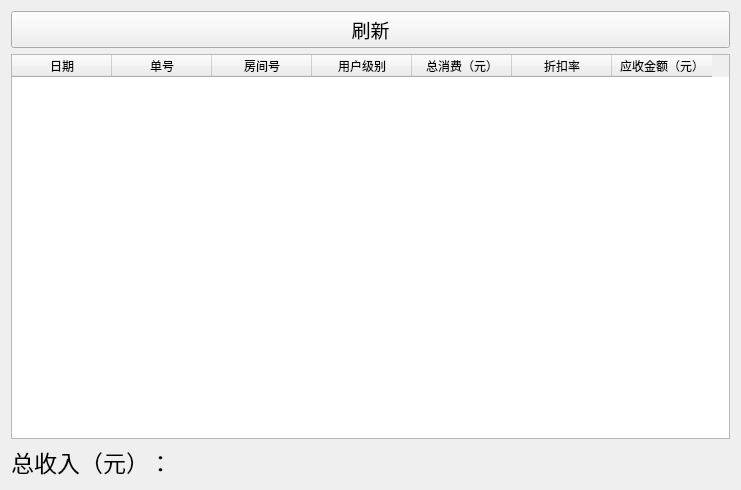
<?xml version="1.0" encoding="UTF-8"?>
<ui version="4.0">
 <class>Form</class>
 <widget class="QWidget" name="Form">
  <property name="geometry">
   <rect>
    <x>0</x>
    <y>0</y>
    <width>741</width>
    <height>490</height>
   </rect>
  </property>
  <property name="windowTitle">
   <string>账单列表</string>
  </property>
  <layout class="QVBoxLayout" name="verticalLayout">
   <item>
    <widget class="QPushButton" name="btRefresh">
     <property name="font">
      <font>
       <pointsize>14</pointsize>
      </font>
     </property>
     <property name="text">
      <string>刷新</string>
     </property>
    </widget>
   </item>
   <item>
    <widget class="QTableWidget" name="tbBillList">
     <property name="font">
      <font>
       <pointsize>9</pointsize>
      </font>
     </property>
     <property name="sizeAdjustPolicy">
      <enum>QAbstractScrollArea::AdjustToContentsOnFirstShow</enum>
     </property>
     <property name="editTriggers">
      <set>QAbstractItemView::NoEditTriggers</set>
     </property>
     <property name="sortingEnabled">
      <bool>true</bool>
     </property>
     <column>
      <property name="text">
       <string>日期</string>
      </property>
     </column>
     <column>
      <property name="text">
       <string>单号</string>
      </property>
     </column>
     <column>
      <property name="text">
       <string>房间号</string>
      </property>
     </column>
     <column>
      <property name="text">
       <string>用户级别</string>
      </property>
     </column>
     <column>
      <property name="text">
       <string>总消费（元）</string>
      </property>
     </column>
     <column>
      <property name="text">
       <string>折扣率</string>
      </property>
     </column>
     <column>
      <property name="text">
       <string>应收金额（元）</string>
      </property>
     </column>
    </widget>
   </item>
   <item>
    <layout class="QHBoxLayout" name="horizontalLayout">
     <item>
      <widget class="QLabel" name="label">
       <property name="sizePolicy">
        <sizepolicy hsizetype="Fixed" vsizetype="Preferred">
         <horstretch>0</horstretch>
         <verstretch>0</verstretch>
        </sizepolicy>
       </property>
       <property name="font">
        <font>
         <pointsize>17</pointsize>
        </font>
       </property>
       <property name="text">
        <string>总收入（元）：</string>
       </property>
      </widget>
     </item>
     <item>
      <widget class="QLabel" name="label_totalIncome">
       <property name="font">
        <font>
         <pointsize>17</pointsize>
        </font>
       </property>
       <property name="text">
        <string/>
       </property>
      </widget>
     </item>
    </layout>
   </item>
  </layout>
 </widget>
 <resources/>
 <connections/>
</ui>
